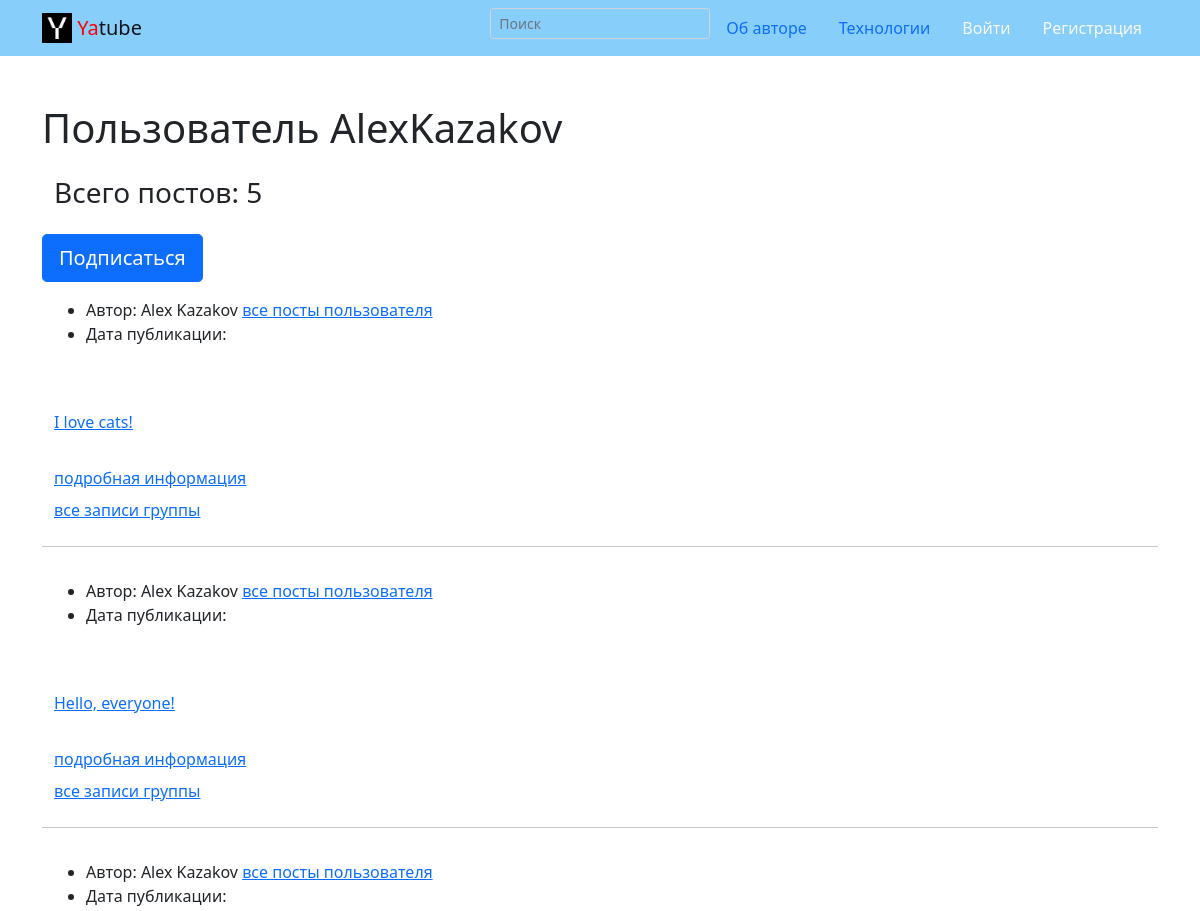
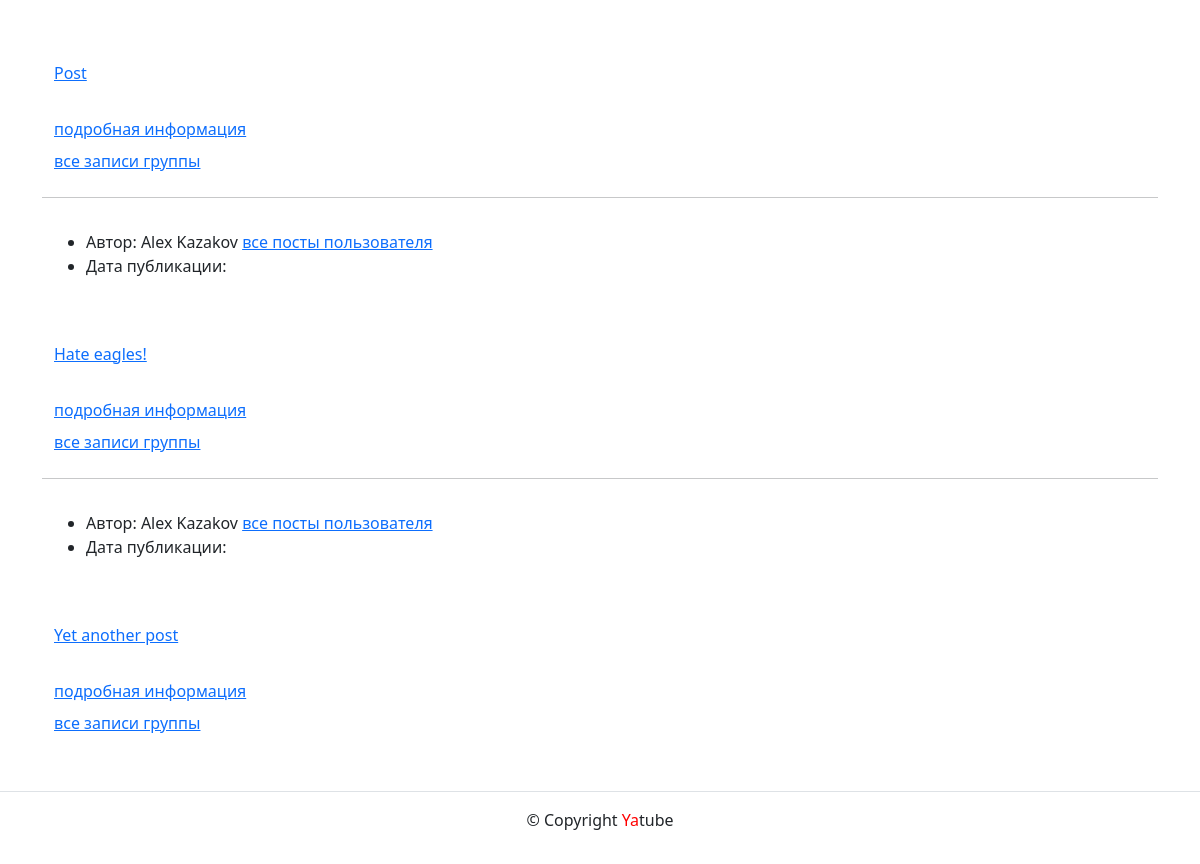
The page /profile/AlexKazakov/ on the database as committed earlier (2 pictures, top to bottom).
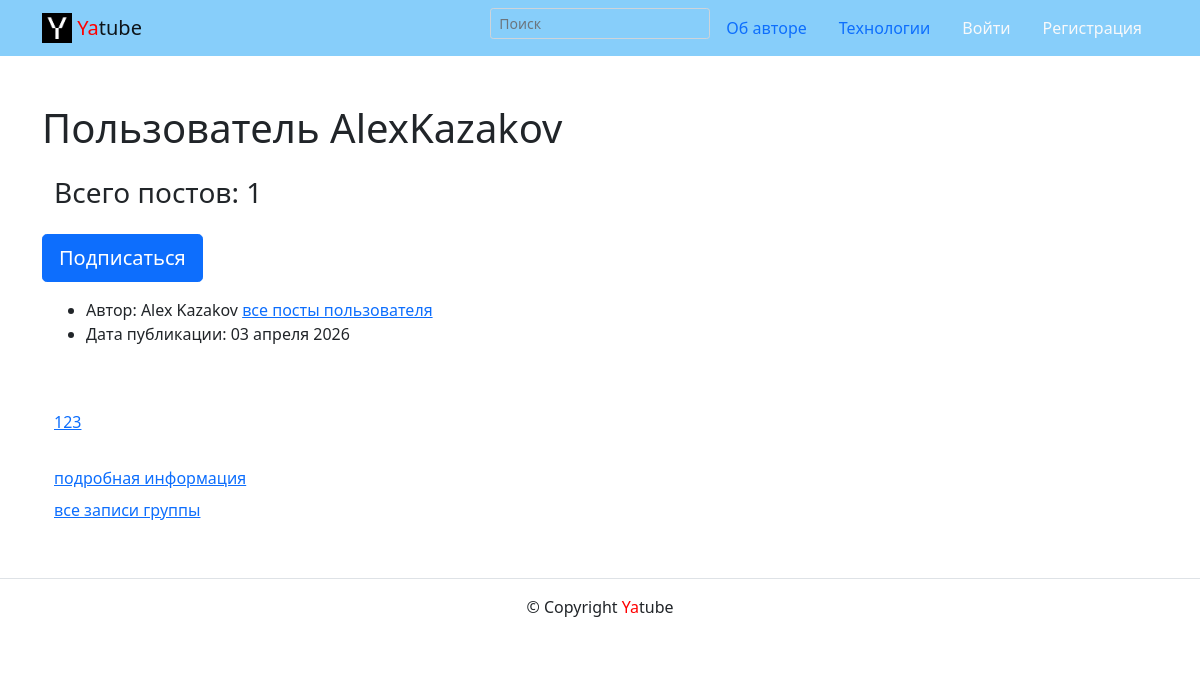
The same page on the database as committed later.
### posts/models.py (models this page shows, shortened)
class Post(CreatedModel):
    text = models.TextField(verbose_name='Текст поста', help_text='Введите текст поста')  # max_length=int
    author = models.ForeignKey(User, on_delete=models.CASCADE, related_name='posts')
    group = models.ForeignKey(Group, on_delete=models.CASCADE, blank=True, null=True)
    image = models.ImageField(verbose_name='Изображение', upload_to='posts/', blank=True)

### posts/views.py (the view)
# urls.py: path('profile/<str:username>/', views.profile, name='profile'),
def profile(request, username=None):
    if not username:
        username = request.user.username
    author = get_object_or_404(User, username=username)
    posts = Post.objects.filter(author__username=username).order_by('-pub_date')
    paginator = Paginator(posts, 10)
    page_number = request.GET.get('page')
    page_obj = paginator.get_page(page_number)
    sum_of_posts = len(posts)
    template = 'posts/profile.html'
    context = {
        'username': username,
        'posts': posts,
        'sum_of_posts': sum_of_posts,
        'page_obj': page_obj
    }
    return render(request, template, context)

### templates/posts/profile.html (shortened to what this page needs)
{% extends "base.html" %}
{% load thumbnail %}
 {% block content %}
    <main>
      <div class="container py-5">
        <h1>Пользователь {{ username }} </h1>
        <div class="container py-3">
        <h3>Всего постов: {{ sum_of_posts }} </h3>
        {% if request.user.username != username %}
        </div>
        {% if following %}
    <a
      class="btn btn-lg btn-light"
      href="{% url 'posts:unfollow' username %}" role="button"
    >
      Отписаться
    </a>
  {% else %}
      <a
        class="btn btn-lg btn-primary"
        href="{% url 'posts:follow' username %}" role="button"
      >
        Подписаться
      </a>
   {% endif %}
   {% endif %}
        <article>
        {% for post in page_obj %}
        <div class="container py-3">
          <ul>
            <li>
              Автор: {{ post.author.get_full_name }}
              <a href="{% url 'posts:author_posts' post.author_id %}">все посты пользователя</a>
            </li>
            <li>
              Дата публикации: {{ post.pub_date|date:"d E Y" }}
            </li>
          </ul>
        </div>
          <div class="container py-3">
          <p>
            <a href="{% url 'posts:post_detail' post.pk %}">
            {{ post.text }}
            </a>
          </p>
        </div>
          <div class="container py-32">
          <a href="{% url 'posts:post_detail' post.pk %}">подробная информация</a>
          </div>
        </article>
        {% if post.group %}
         <div class="container py-2">
        <a href="{% url 'posts:group_list' post.group.slug %}">все записи группы</a>
        {% endif %}
         </div>
        {% if not forloop.last %}
          <hr>
        {% endif %}
      {% endfor %}
      </div>
    </main>
    {% endblock content %}

Rows that differ between the two databases and show on the page:
removed Post: author.get_full_name "Alex Kazakov", text "I love cats!", shows "все записи группы"
removed Post: author.get_full_name "Alex Kazakov", text "Hello, everyone!", shows "все записи группы"
removed Post: author.get_full_name "Alex Kazakov", text "Post", shows "все записи группы"
removed Post: author.get_full_name "Alex Kazakov", text "Hate eagles!", shows "все записи группы"
removed Post: author.get_full_name "Alex Kazakov", text "Yet another post", shows "все записи группы"
added Post: author.get_full_name "Alex Kazakov", pub_date "03 апреля 2026", text "123", shows "все записи группы"
Other text that changed with them:
{{ sum_of_posts }}: "5" → "1"
